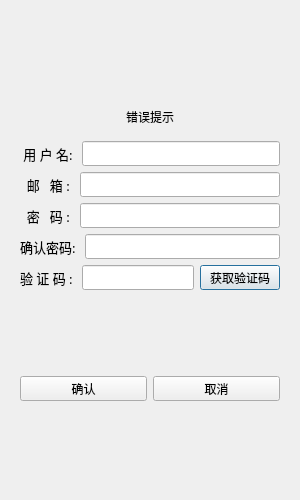
<?xml version="1.0" encoding="UTF-8"?>
<ui version="4.0">
 <class>RegisterDialog</class>
 <widget class="QDialog" name="RegisterDialog">
  <property name="geometry">
   <rect>
    <x>0</x>
    <y>0</y>
    <width>300</width>
    <height>500</height>
   </rect>
  </property>
  <property name="minimumSize">
   <size>
    <width>300</width>
    <height>500</height>
   </size>
  </property>
  <property name="maximumSize">
   <size>
    <width>300</width>
    <height>500</height>
   </size>
  </property>
  <property name="windowTitle">
   <string>Dialog</string>
  </property>
  <layout class="QVBoxLayout" name="verticalLayout_2">
   <item>
    <layout class="QVBoxLayout" name="verticalLayout">
     <item>
      <widget class="QStackedWidget" name="stackedWidget">
       <widget class="QWidget" name="page">
        <layout class="QVBoxLayout" name="verticalLayout_3">
         <item>
          <spacer name="verticalSpacer">
           <property name="orientation">
            <enum>Qt::Orientation::Vertical</enum>
           </property>
           <property name="sizeHint" stdset="0">
            <size>
             <width>20</width>
             <height>40</height>
            </size>
           </property>
          </spacer>
         </item>
         <item>
          <widget class="QWidget" name="widget" native="true">
           <layout class="QVBoxLayout" name="verticalLayout_4">
            <item>
             <widget class="QLabel" name="err_tip">
              <property name="font">
               <font>
                <family>霞鹜文楷 GB 屏幕阅读版</family>
               </font>
              </property>
              <property name="text">
               <string>错误提示</string>
              </property>
              <property name="alignment">
               <set>Qt::AlignmentFlag::AlignCenter</set>
              </property>
             </widget>
            </item>
           </layout>
          </widget>
         </item>
         <item>
          <layout class="QHBoxLayout" name="horizontalLayout">
           <item>
            <widget class="QLabel" name="user_label">
             <property name="minimumSize">
              <size>
               <width>0</width>
               <height>25</height>
              </size>
             </property>
             <property name="maximumSize">
              <size>
               <width>16777215</width>
               <height>25</height>
              </size>
             </property>
             <property name="font">
              <font>
               <family>霞鹜文楷 GB 屏幕阅读版</family>
               <pointsize>10</pointsize>
              </font>
             </property>
             <property name="text">
              <string> 用 户 名: </string>
             </property>
            </widget>
           </item>
           <item>
            <widget class="QLineEdit" name="user_edit">
             <property name="minimumSize">
              <size>
               <width>0</width>
               <height>25</height>
              </size>
             </property>
             <property name="maximumSize">
              <size>
               <width>16777215</width>
               <height>25</height>
              </size>
             </property>
            </widget>
           </item>
          </layout>
         </item>
         <item>
          <layout class="QHBoxLayout" name="horizontalLayout_2">
           <item>
            <widget class="QLabel" name="email_label">
             <property name="minimumSize">
              <size>
               <width>0</width>
               <height>25</height>
              </size>
             </property>
             <property name="maximumSize">
              <size>
               <width>16777215</width>
               <height>25</height>
              </size>
             </property>
             <property name="font">
              <font>
               <family>霞鹜文楷 GB 屏幕阅读版</family>
               <pointsize>10</pointsize>
              </font>
             </property>
             <property name="text">
              <string>  邮   箱 : </string>
             </property>
            </widget>
           </item>
           <item>
            <widget class="QLineEdit" name="email_edit">
             <property name="minimumSize">
              <size>
               <width>0</width>
               <height>25</height>
              </size>
             </property>
             <property name="maximumSize">
              <size>
               <width>16777215</width>
               <height>25</height>
              </size>
             </property>
            </widget>
           </item>
          </layout>
         </item>
         <item>
          <layout class="QHBoxLayout" name="horizontalLayout_3">
           <item>
            <widget class="QLabel" name="pass_label">
             <property name="minimumSize">
              <size>
               <width>0</width>
               <height>25</height>
              </size>
             </property>
             <property name="maximumSize">
              <size>
               <width>16777215</width>
               <height>25</height>
              </size>
             </property>
             <property name="font">
              <font>
               <family>霞鹜文楷 GB 屏幕阅读版</family>
               <pointsize>10</pointsize>
              </font>
             </property>
             <property name="text">
              <string>  密   码 : </string>
             </property>
            </widget>
           </item>
           <item>
            <widget class="QLineEdit" name="pass_edit">
             <property name="sizePolicy">
              <sizepolicy hsizetype="Expanding" vsizetype="Fixed">
               <horstretch>0</horstretch>
               <verstretch>25</verstretch>
              </sizepolicy>
             </property>
             <property name="minimumSize">
              <size>
               <width>0</width>
               <height>25</height>
              </size>
             </property>
            </widget>
           </item>
          </layout>
         </item>
         <item>
          <layout class="QHBoxLayout" name="horizontalLayout_4">
           <item>
            <widget class="QLabel" name="confirm_label">
             <property name="minimumSize">
              <size>
               <width>0</width>
               <height>25</height>
              </size>
             </property>
             <property name="maximumSize">
              <size>
               <width>16777215</width>
               <height>25</height>
              </size>
             </property>
             <property name="font">
              <font>
               <family>霞鹜文楷 GB 屏幕阅读版</family>
               <pointsize>10</pointsize>
              </font>
             </property>
             <property name="text">
              <string>确认密码: </string>
             </property>
            </widget>
           </item>
           <item>
            <widget class="QLineEdit" name="confirm_edit">
             <property name="sizePolicy">
              <sizepolicy hsizetype="Expanding" vsizetype="Fixed">
               <horstretch>0</horstretch>
               <verstretch>25</verstretch>
              </sizepolicy>
             </property>
             <property name="minimumSize">
              <size>
               <width>0</width>
               <height>25</height>
              </size>
             </property>
            </widget>
           </item>
          </layout>
         </item>
         <item>
          <layout class="QHBoxLayout" name="horizontalLayout_5">
           <item>
            <widget class="QLabel" name="verify_label">
             <property name="minimumSize">
              <size>
               <width>0</width>
               <height>25</height>
              </size>
             </property>
             <property name="maximumSize">
              <size>
               <width>16777215</width>
               <height>25</height>
              </size>
             </property>
             <property name="font">
              <font>
               <family>霞鹜文楷 GB 屏幕阅读版</family>
               <pointsize>10</pointsize>
              </font>
             </property>
             <property name="text">
              <string>验 证 码 : </string>
             </property>
            </widget>
           </item>
           <item>
            <widget class="QLineEdit" name="verify_edit">
             <property name="minimumSize">
              <size>
               <width>0</width>
               <height>25</height>
              </size>
             </property>
             <property name="maximumSize">
              <size>
               <width>16777215</width>
               <height>25</height>
              </size>
             </property>
            </widget>
           </item>
           <item>
            <widget class="QPushButton" name="get_code">
             <property name="minimumSize">
              <size>
               <width>0</width>
               <height>25</height>
              </size>
             </property>
             <property name="maximumSize">
              <size>
               <width>16777215</width>
               <height>25</height>
              </size>
             </property>
             <property name="text">
              <string>获取验证码</string>
             </property>
            </widget>
           </item>
          </layout>
         </item>
         <item>
          <spacer name="verticalSpacer_2">
           <property name="orientation">
            <enum>Qt::Orientation::Vertical</enum>
           </property>
           <property name="sizeHint" stdset="0">
            <size>
             <width>20</width>
             <height>40</height>
            </size>
           </property>
          </spacer>
         </item>
         <item>
          <layout class="QHBoxLayout" name="horizontalLayout_6">
           <item>
            <widget class="QPushButton" name="confirm_btn">
             <property name="minimumSize">
              <size>
               <width>0</width>
               <height>25</height>
              </size>
             </property>
             <property name="maximumSize">
              <size>
               <width>16777215</width>
               <height>25</height>
              </size>
             </property>
             <property name="text">
              <string>确认</string>
             </property>
            </widget>
           </item>
           <item>
            <widget class="QPushButton" name="cancel_btn">
             <property name="minimumSize">
              <size>
               <width>0</width>
               <height>25</height>
              </size>
             </property>
             <property name="maximumSize">
              <size>
               <width>16777215</width>
               <height>25</height>
              </size>
             </property>
             <property name="text">
              <string>取消</string>
             </property>
            </widget>
           </item>
          </layout>
         </item>
         <item>
          <spacer name="verticalSpacer_3">
           <property name="orientation">
            <enum>Qt::Orientation::Vertical</enum>
           </property>
           <property name="sizeHint" stdset="0">
            <size>
             <width>20</width>
             <height>40</height>
            </size>
           </property>
          </spacer>
         </item>
        </layout>
       </widget>
       <widget class="QWidget" name="page_2"/>
      </widget>
     </item>
    </layout>
   </item>
  </layout>
 </widget>
 <resources/>
 <connections/>
</ui>
